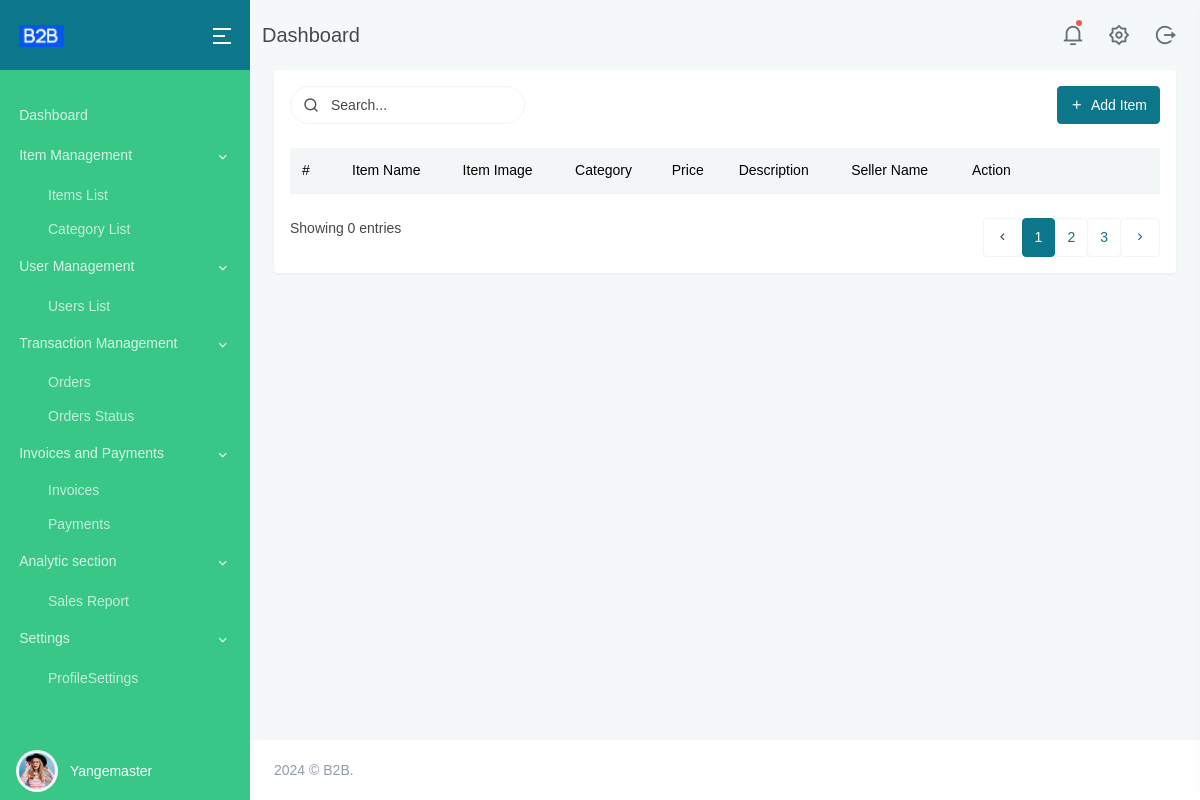
Before: /items/ (signed in) with the older database file.
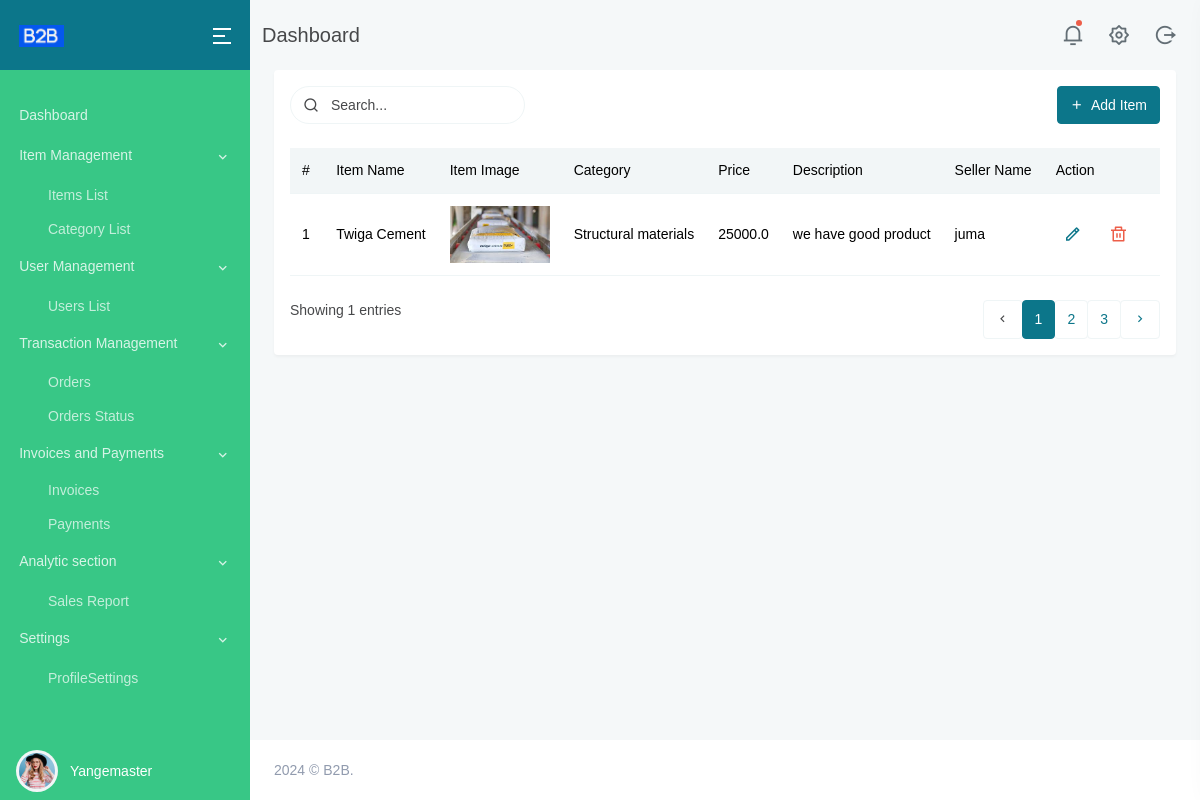
After: the same page with the newer database file.
### main/models.py (models this page shows, shortened)
class Item(models.Model):
    item_name = models.CharField(max_length=100)
    category = models.ForeignKey(Category, on_delete=models.CASCADE)
    price = models.FloatField()
    item_image = models.ImageField(upload_to='items_images/')
    description = models.TextField()
    seller_name = models.CharField(max_length=100, default="john")

class Category(models.Model):
    category = models.CharField(max_length=30)
    def __str__(self):
        return self.category

### main/views.py (the view)
# urls.py: path('items/', views.item_list, name='item_list'),
@login_required
def item_list(request):
    items = Item.objects.all()
    categories = Category.objects.all()
    return render(request, 'item.html', {'items': items, 'categories': categories})

### templates/item.html (shortened to what the changed rows need)
{% extends "base.html" %}
{% load static %}
{% block content %}
<div class="main-content">
    <div class="page-content">
        <div class="container-fluid">
            <div class="row">
                <div class="col-lg-12">
                    <div class="card">
                        <div class="card-body">
                            <div class="table-responsive mb-4">
                                <table class="table table-hover table-nowrap align-middle mb-0">
                                    <thead class="bg-light">
                                        <tr>
                                            <th scope="col" style="width: 50px;">#</th>
                                            <th scope="col">Item Name</th>
                                            <th scope="col">Item Image</th>
                                            <th scope="col">Category</th>
                                            <th scope="col">Price</th>
                                            <th scope="col">Description</th>
                                            <th scope="col">Seller Name</th>
                                            <th scope="col" style="width: 200px;">Action</th>
                                        </tr>
                                    </thead>
                                    <tbody>
                                        {% for item in items %}
                                        <tr>
                                            <th scope="row">{{ forloop.counter }}</th>
                                            <td>{{ item.item_name }}</td>
                                            <td>  <img src="{{ item.item_image.url }}" alt="{{ item.item_name }}" style="max-width: 100px; max-height: 100px;"></td>
                                            <td>{{ item.category }}</td>
                                            <td>{{ item.price }}</td>
                                            <td>{{ item.description }}</td>
                                            <td>{{ item.seller_name }}</td>
                                            <td>
                                                <ul class="list-inline mb-0">
                                                    <li class="list-inline-item">
                                                        <a href="javascript:void(0);" class="px-2 text-primary"><i class="ri-pencil-line font-size-18"></i></a>
                                                    </li>
                                                    <li class="list-inline-item">
                                                        <a href="javascript:void(0);" class="px-2 text-danger"><i class="ri-delete-bin-line font-size-18"></i></a>
                                                    </li>
                                                </ul>
                                            </td>
                                        </tr>
                                        {% endfor %}
                                    </tbody>
                                </table>
                            </div>
                            <div class="row mt-4">
                                <div class="col-sm-6">
                                    <div>
                                        <p class="mb-sm-0">Showing {{ items|length }} entries</p>
                                    </div>
                                </div>
                            </div>
                        </div>
                    </div>
                </div>
            </div>
        </div>
    </div>
</div>
{% endblock %}

Changed rows visible on the page:
added Item: item_name "Twiga Cement", item_image (picture), category "Structural materials", price "25000.0", description "we have good product", seller_name "juma"
Other visible differences:
{{ items|length }}: "0" → "1"
